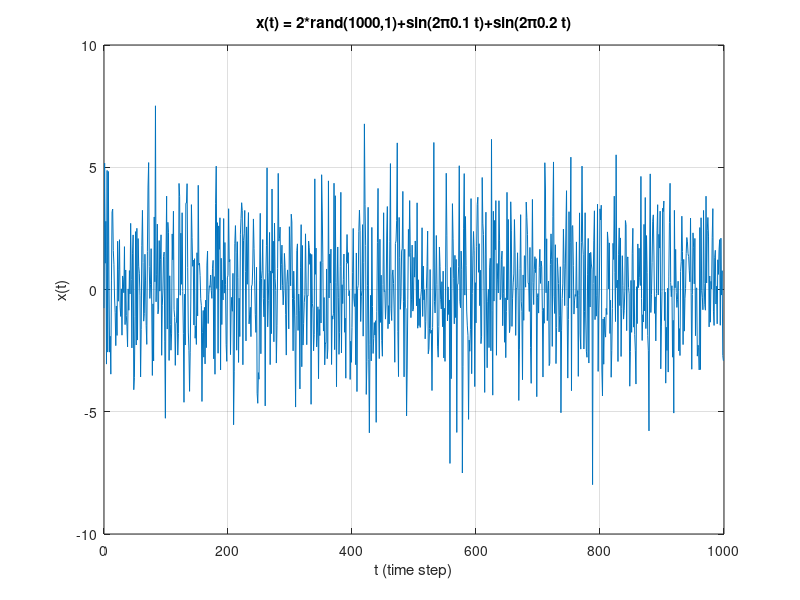

Here is the MATLAB script that generated this plot: (Note: this script raises an error after producing the figure.)
clear;
addpath('../lec8');

N  = 10^3;
t  = [0:N-1]';
f1 = (N/10)/N;
f2 = (N/5)/N;
x  = 2*randn(N,1)+sin(2*pi*f1*t)+sin(2*pi*f2*t);
dx = [0;diff(x)];

figure(1);clf
plot(t,x);hold on;
grid on;
title(sprintf('x(t) = 2*rand(%d,1)+sin(2\\pi%.1f t)+sin(2\\pi%.1f t)',N,f1,f2));
xlabel('t (time step)');
ylabel('x(t)');
plotcmds('./figures/hw9_1_2_timeseries');

figure(2);clf;
[I,f] = periodogramraw(x);
plot(f,I);hold on;grid on;
botlim = 2*I/7.38; % 
toplim = 2*I/0.0505;
%errorbar(f,I,botlim,toplim);
title('Raw Periodogram of x');
xlabel('frequency');
ylabel('I(f)');
plotcmds('./figures/hw9_1_2_periodogram_x');


figure(3);clf;
[I,f] = periodogramraw(dx);
plot(f,I);hold on;
grid on;
title('Raw Periodogram of x(t+1)-x(t)');
xlabel('frequency');
ylabel('I(f)');
plotcmds('./figures/hw9_1_2_periodogram_dx');

